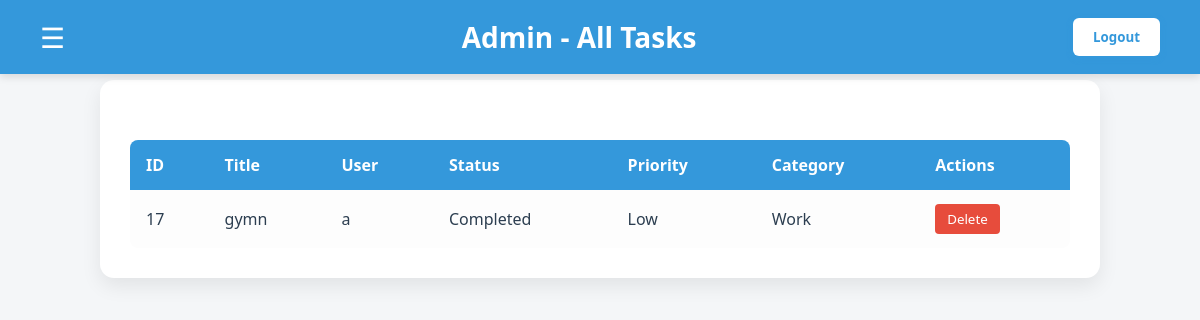
The page /admin_tasks.php (signed in) on the database its author committed.
### tables this page shows
CREATE TABLE `tasks` (
  `ID` int(11) NOT NULL,
  `Title` varchar(50) NOT NULL,
  `Priority` varchar(50) NOT NULL,
  `Status` varchar(50) NOT NULL,
  `category` varchar(255) DEFAULT NULL,
  `user_ID` varchar(255) DEFAULT NULL
);

CREATE TABLE `users` (
  `ID` int(11) NOT NULL,
  `Username` varchar(50) NOT NULL,
  `Email` varchar(50) NOT NULL,
  `Password` varchar(255) NOT NULL,
  `role` varchar(20) DEFAULT 'user'
);

### admin_tasks.php (the view, shortened to what this page needs)
<?php
include 'database.php';
$sql = "
  SELECT tasks.ID, tasks.Title, users.username, tasks.Status, tasks.Priority, tasks.category
  FROM tasks
  JOIN users ON tasks.user_ID = users.id
  ORDER BY tasks.ID DESC
  LIMIT 200
";
$tasksResult = $conn->query($sql);
?>
<!DOCTYPE html>
<html lang="en">
<head>
</head>
<body>
<div class="main-content" id="mainContent">
  <div class="header">
    <span class="burger" id="burger">&#9776;</span>
    <h2>Admin - All Tasks</h2>
    <button class="logout-btn" onclick="window.location.href='logout.php'">Logout</button>
  </div>
  <table>
    <thead>
      <tr>
        <th>ID</th>
        <th>Title</th>
        <th>User</th>
        <th>Status</th>
        <th>Priority</th>
        <th>Category</th>
        <th>Actions</th>
      </tr>
    </thead>
    <tbody>
      <?php while ($task = $tasksResult->fetch_assoc()): ?>
      <tr>
        <td><?php echo htmlspecialchars($task['ID']); ?></td>
        <td><?php echo htmlspecialchars($task['Title']); ?></td>
        <td><?php echo htmlspecialchars($task['username']); ?></td>
        <td><?php echo htmlspecialchars($task['Status']); ?></td>
        <td><?php echo htmlspecialchars($task['Priority']); ?></td>
        <td><?php echo htmlspecialchars($task['category']); ?></td>
        <td>
          <form method="POST" action="deleteforadmin.php" onsubmit="return confirm('Are you sure you want to delete this task?');" style="display:inline;">
            <button type="submit" class="delete-btn">Delete</button>
          </form>
        </td>
      </tr>
      <?php endwhile; ?>
    </tbody>
  </table>
</div>
</body>
</html>

### admin_tasks.php (style rules this page uses)
* { box-sizing: border-box; font-family: 'Segoe UI', Tahoma, Geneva, Verdana, sans-serif; }
body { background: #f4f6f8; margin: 0; padding: 0; color: #2c3e50; display: flex; }
.main-content { margin: 80px auto 40px auto; max-width: 1000px; padding: 30px; background: #fff; border-radius: 14px; box-shadow: 0 8px 20px rgba(0, 0, 0, 0.08); flex-grow: 1; overflow-x: auto; }
.header { background: #3498db; color: #fff; padding: 18px 40px; display: flex; justify-content: space-between; align-items: center; box-shadow: 0 3px 8px rgba(0, 0, 0, 0.12); position: fixed; top: 0; width: 100%; left: 0; z-index: 1200; }
.header h2 { margin: 0; font-weight: bold; font-size: 28px; }
.logout-btn { background: #fff; color: #3498db; border: none; padding: 10px 20px; font-weight: 600; border-radius: 6px; cursor: pointer; box-shadow: 0 2px 6px rgba(52, 152, 219, 0.4); transition: background-color 0.25s ease; }
.burger { font-size: 28px; cursor: pointer; color: #fff; margin-right: 20px; user-select: none; z-index: 1300; }
table { width: 100%; border-collapse: collapse; margin-top: 30px; border-radius: 8px; overflow: hidden; }
th, td { padding: 14px 16px; text-align: left; }
th { background-color: #3498db; color: white; }
tr { background-color: #fdfdfd; transition: background 0.2s ease-in-out; }
button.delete-btn { background: #e74c3c; color: #fff; border: none; padding: 6px 12px; border-radius: 4px; cursor: pointer; }

### rows shown on the page
tasks: ID "17", Title "gymn", user_ID.Username "a", Status "Completed", Priority "Low", category "Work"
